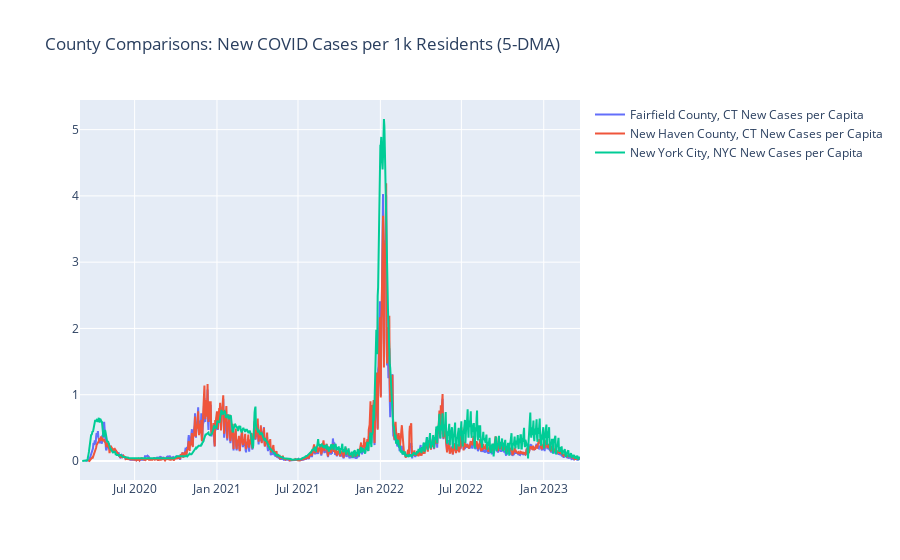

The code cell stored with this chart in its notebook:
### Code cell
fig = go.Figure()

fig.add_trace(go.Scatter(
    x=fc['date'],
    y=fc['new_cases_pop'].rolling(5).mean().round(2),
    name='Fairfield County, CT New Cases per Capita'
))

fig.add_trace(go.Scatter(
    x=nhc['date'],
    y=nhc['new_cases_pop'].rolling(5).mean().round(2),
    name='New Haven County, CT New Cases per Capita'
))


fig.add_trace(go.Scatter(
    x=nyc['date'],
    y=nyc['new_cases_pop'].rolling(5).mean().round(2),
    name='New York City, NYC New Cases per Capita'
))


fig.update_layout(hovermode='x', title='County Comparisons: New COVID Cases per 1k Residents (5-DMA)')
# py.plot(fig, filename = 'covid-county-per-capita', sharing='secret', auto_open=True)
fig.show()

### Figure 1 — Plotly figure (JSON) as saved in the notebook; plotly's stock layout.template omitted (floating-point values rounded to 4 significant figures; data arrays with more than 128 entries replaced by an {"elided": "..."} marker saying what was removed)
{"data": [{"name": "Fairfield County, CT New Cases per Capita", "type": "scatter", "x": {"elided": "1111 str values"}, "y": {"elided": "1111 float values"}}, {"name": "New Haven County, CT New Cases per Capita", "type": "scatter", "x": {"elided": "1105 str values"}, "y": {"elided": "1105 float values"}}, {"name": "New York City, NYC New Cases per Capita", "type": "scatter", "x": {"elided": "1118 str values"}, "y": {"elided": "1118 float values"}}], "layout": {"autosize": true, "hovermode": "x", "title": {"text": "County Comparisons: New COVID Cases per 1k Residents (5-DMA)"}, "xaxis": {"autorange": true, "range": ["2020-03-01", "2023-03-23"], "type": "date"}, "yaxis": {"autorange": true, "range": [-0.2867, 5.447], "type": "linear"}}}
